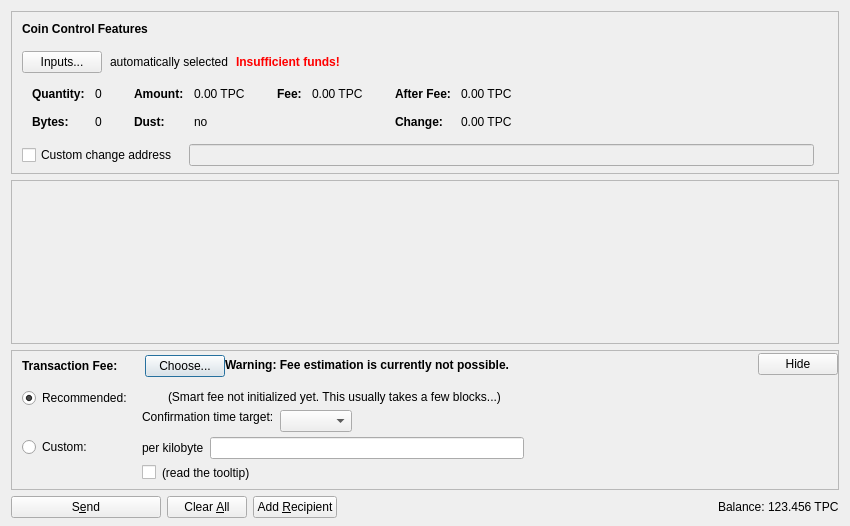
<?xml version="1.0" encoding="UTF-8"?>
<ui version="4.0">
 <class>SendCoinsDialog</class>
 <widget class="QDialog" name="SendCoinsDialog">
  <property name="geometry">
   <rect>
    <x>0</x>
    <y>0</y>
    <width>850</width>
    <height>526</height>
   </rect>
  </property>
  <property name="windowTitle">
   <string>Send Coins</string>
  </property>
  <layout class="QVBoxLayout" name="verticalLayout" stretch="0,1,0,0">
   <property name="bottomMargin">
    <number>8</number>
   </property>
   <item>
    <widget class="QFrame" name="frameCoinControl">
     <property name="sizePolicy">
      <sizepolicy hsizetype="Expanding" vsizetype="Expanding">
       <horstretch>0</horstretch>
       <verstretch>0</verstretch>
      </sizepolicy>
     </property>
     <property name="maximumSize">
      <size>
       <width>16777215</width>
       <height>16777215</height>
      </size>
     </property>
     <property name="frameShape">
      <enum>QFrame::StyledPanel</enum>
     </property>
     <property name="frameShadow">
      <enum>QFrame::Sunken</enum>
     </property>
     <layout class="QVBoxLayout" name="verticalLayoutCoinControl2">
      <property name="spacing">
       <number>0</number>
      </property>
      <property name="leftMargin">
       <number>0</number>
      </property>
      <property name="topMargin">
       <number>0</number>
      </property>
      <property name="rightMargin">
       <number>0</number>
      </property>
      <property name="bottomMargin">
       <number>6</number>
      </property>
      <item>
       <layout class="QVBoxLayout" name="verticalLayoutCoinControl" stretch="0,0,0,0,1">
        <property name="spacing">
         <number>0</number>
        </property>
        <property name="leftMargin">
         <number>10</number>
        </property>
        <property name="topMargin">
         <number>10</number>
        </property>
        <item>
         <layout class="QHBoxLayout" name="horizontalLayoutCoinControl1">
          <property name="bottomMargin">
           <number>15</number>
          </property>
          <item>
           <widget class="QLabel" name="labelCoinControlFeatures">
            <property name="sizePolicy">
             <sizepolicy hsizetype="Preferred" vsizetype="Maximum">
              <horstretch>0</horstretch>
              <verstretch>0</verstretch>
             </sizepolicy>
            </property>
            <property name="font">
             <font>
              <weight>75</weight>
              <bold>true</bold>
             </font>
            </property>
            <property name="styleSheet">
             <string notr="true">font-weight:bold;</string>
            </property>
            <property name="text">
             <string>Coin Control Features</string>
            </property>
           </widget>
          </item>
         </layout>
        </item>
        <item>
         <layout class="QHBoxLayout" name="horizontalLayoutCoinControl2" stretch="0,0,0,0">
          <property name="spacing">
           <number>8</number>
          </property>
          <property name="bottomMargin">
           <number>10</number>
          </property>
          <item>
           <widget class="QPushButton" name="pushButtonCoinControl">
            <property name="styleSheet">
             <string notr="true"/>
            </property>
            <property name="text">
             <string>Inputs...</string>
            </property>
            <property name="autoDefault">
             <bool>false</bool>
            </property>
           </widget>
          </item>
          <item>
           <widget class="QLabel" name="labelCoinControlAutomaticallySelected">
            <property name="text">
             <string>automatically selected</string>
            </property>
            <property name="margin">
             <number>5</number>
            </property>
           </widget>
          </item>
          <item>
           <widget class="QLabel" name="labelCoinControlInsuffFunds">
            <property name="font">
             <font>
              <weight>75</weight>
              <bold>true</bold>
             </font>
            </property>
            <property name="styleSheet">
             <string notr="true">color:red;font-weight:bold;</string>
            </property>
            <property name="text">
             <string>Insufficient funds!</string>
            </property>
            <property name="margin">
             <number>5</number>
            </property>
           </widget>
          </item>
          <item>
           <spacer name="horizontalSpacerCoinControl">
            <property name="orientation">
             <enum>Qt::Horizontal</enum>
            </property>
            <property name="sizeHint" stdset="0">
             <size>
              <width>40</width>
              <height>1</height>
             </size>
            </property>
           </spacer>
          </item>
         </layout>
        </item>
        <item>
         <widget class="QWidget" name="widgetCoinControl" native="true">
          <property name="sizePolicy">
           <sizepolicy hsizetype="Preferred" vsizetype="Preferred">
            <horstretch>0</horstretch>
            <verstretch>0</verstretch>
           </sizepolicy>
          </property>
          <property name="minimumSize">
           <size>
            <width>0</width>
            <height>0</height>
           </size>
          </property>
          <property name="styleSheet">
           <string notr="true"/>
          </property>
          <layout class="QHBoxLayout" name="horizontalLayoutCoinControl5">
           <property name="leftMargin">
            <number>0</number>
           </property>
           <property name="topMargin">
            <number>0</number>
           </property>
           <property name="rightMargin">
            <number>0</number>
           </property>
           <property name="bottomMargin">
            <number>0</number>
           </property>
           <item>
            <layout class="QHBoxLayout" name="horizontalLayoutCoinControl3" stretch="0,0,0,1">
             <property name="spacing">
              <number>20</number>
             </property>
             <property name="topMargin">
              <number>0</number>
             </property>
             <property name="bottomMargin">
              <number>10</number>
             </property>
             <item>
              <layout class="QFormLayout" name="formLayoutCoinControl1">
               <property name="horizontalSpacing">
                <number>10</number>
               </property>
               <property name="verticalSpacing">
                <number>14</number>
               </property>
               <property name="leftMargin">
                <number>10</number>
               </property>
               <property name="topMargin">
                <number>4</number>
               </property>
               <property name="rightMargin">
                <number>6</number>
               </property>
               <item row="0" column="0">
                <widget class="QLabel" name="labelCoinControlQuantityText">
                 <property name="font">
                  <font>
                   <weight>75</weight>
                   <bold>true</bold>
                  </font>
                 </property>
                 <property name="text">
                  <string>Quantity:</string>
                 </property>
                 <property name="margin">
                  <number>0</number>
                 </property>
                </widget>
               </item>
               <item row="0" column="1">
                <widget class="QLabel" name="labelCoinControlQuantity">
                 <property name="cursor">
                  <cursorShape>IBeamCursor</cursorShape>
                 </property>
                 <property name="contextMenuPolicy">
                  <enum>Qt::ActionsContextMenu</enum>
                 </property>
                 <property name="text">
                  <string notr="true">0</string>
                 </property>
                 <property name="margin">
                  <number>0</number>
                 </property>
                 <property name="textInteractionFlags">
                  <set>Qt::LinksAccessibleByMouse|Qt::TextSelectableByKeyboard|Qt::TextSelectableByMouse</set>
                 </property>
                </widget>
               </item>
               <item row="1" column="0">
                <widget class="QLabel" name="labelCoinControlBytesText">
                 <property name="font">
                  <font>
                   <weight>75</weight>
                   <bold>true</bold>
                  </font>
                 </property>
                 <property name="text">
                  <string>Bytes:</string>
                 </property>
                </widget>
               </item>
               <item row="1" column="1">
                <widget class="QLabel" name="labelCoinControlBytes">
                 <property name="cursor">
                  <cursorShape>IBeamCursor</cursorShape>
                 </property>
                 <property name="contextMenuPolicy">
                  <enum>Qt::ActionsContextMenu</enum>
                 </property>
                 <property name="text">
                  <string notr="true">0</string>
                 </property>
                 <property name="textInteractionFlags">
                  <set>Qt::LinksAccessibleByMouse|Qt::TextSelectableByKeyboard|Qt::TextSelectableByMouse</set>
                 </property>
                </widget>
               </item>
              </layout>
             </item>
             <item>
              <layout class="QFormLayout" name="formLayoutCoinControl2">
               <property name="horizontalSpacing">
                <number>10</number>
               </property>
               <property name="verticalSpacing">
                <number>14</number>
               </property>
               <property name="leftMargin">
                <number>6</number>
               </property>
               <property name="topMargin">
                <number>4</number>
               </property>
               <property name="rightMargin">
                <number>6</number>
               </property>
               <item row="0" column="0">
                <widget class="QLabel" name="labelCoinControlAmountText">
                 <property name="font">
                  <font>
                   <weight>75</weight>
                   <bold>true</bold>
                  </font>
                 </property>
                 <property name="text">
                  <string>Amount:</string>
                 </property>
                 <property name="margin">
                  <number>0</number>
                 </property>
                </widget>
               </item>
               <item row="0" column="1">
                <widget class="QLabel" name="labelCoinControlAmount">
                 <property name="cursor">
                  <cursorShape>IBeamCursor</cursorShape>
                 </property>
                 <property name="contextMenuPolicy">
                  <enum>Qt::ActionsContextMenu</enum>
                 </property>
                 <property name="text">
                  <string notr="true">0.00 TPC</string>
                 </property>
                 <property name="textInteractionFlags">
                  <set>Qt::LinksAccessibleByMouse|Qt::TextSelectableByKeyboard|Qt::TextSelectableByMouse</set>
                 </property>
                </widget>
               </item>
               <item row="1" column="0">
                <widget class="QLabel" name="labelCoinControlLowOutputText">
                 <property name="font">
                  <font>
                   <weight>75</weight>
                   <bold>true</bold>
                  </font>
                 </property>
                 <property name="text">
                  <string>Dust:</string>
                 </property>
                </widget>
               </item>
               <item row="1" column="1">
                <widget class="QLabel" name="labelCoinControlLowOutput">
                 <property name="cursor">
                  <cursorShape>IBeamCursor</cursorShape>
                 </property>
                 <property name="contextMenuPolicy">
                  <enum>Qt::ActionsContextMenu</enum>
                 </property>
                 <property name="text">
                  <string notr="true">no</string>
                 </property>
                 <property name="textInteractionFlags">
                  <set>Qt::LinksAccessibleByMouse|Qt::TextSelectableByKeyboard|Qt::TextSelectableByMouse</set>
                 </property>
                </widget>
               </item>
              </layout>
             </item>
             <item>
              <layout class="QFormLayout" name="formLayoutCoinControl3">
               <property name="horizontalSpacing">
                <number>10</number>
               </property>
               <property name="verticalSpacing">
                <number>14</number>
               </property>
               <property name="leftMargin">
                <number>6</number>
               </property>
               <property name="topMargin">
                <number>4</number>
               </property>
               <property name="rightMargin">
                <number>6</number>
               </property>
               <item row="0" column="0">
                <widget class="QLabel" name="labelCoinControlFeeText">
                 <property name="font">
                  <font>
                   <weight>75</weight>
                   <bold>true</bold>
                  </font>
                 </property>
                 <property name="text">
                  <string>Fee:</string>
                 </property>
                 <property name="margin">
                  <number>0</number>
                 </property>
                </widget>
               </item>
               <item row="0" column="1">
                <widget class="QLabel" name="labelCoinControlFee">
                 <property name="cursor">
                  <cursorShape>IBeamCursor</cursorShape>
                 </property>
                 <property name="contextMenuPolicy">
                  <enum>Qt::ActionsContextMenu</enum>
                 </property>
                 <property name="text">
                  <string notr="true">0.00 TPC</string>
                 </property>
                 <property name="textInteractionFlags">
                  <set>Qt::LinksAccessibleByMouse|Qt::TextSelectableByKeyboard|Qt::TextSelectableByMouse</set>
                 </property>
                </widget>
               </item>
              </layout>
             </item>
             <item>
              <layout class="QFormLayout" name="formLayoutCoinControl4">
               <property name="horizontalSpacing">
                <number>10</number>
               </property>
               <property name="verticalSpacing">
                <number>14</number>
               </property>
               <property name="leftMargin">
                <number>6</number>
               </property>
               <property name="topMargin">
                <number>4</number>
               </property>
               <property name="rightMargin">
                <number>6</number>
               </property>
               <item row="0" column="0">
                <widget class="QLabel" name="labelCoinControlAfterFeeText">
                 <property name="font">
                  <font>
                   <weight>75</weight>
                   <bold>true</bold>
                  </font>
                 </property>
                 <property name="text">
                  <string>After Fee:</string>
                 </property>
                 <property name="margin">
                  <number>0</number>
                 </property>
                </widget>
               </item>
               <item row="0" column="1">
                <widget class="QLabel" name="labelCoinControlAfterFee">
                 <property name="cursor">
                  <cursorShape>IBeamCursor</cursorShape>
                 </property>
                 <property name="contextMenuPolicy">
                  <enum>Qt::ActionsContextMenu</enum>
                 </property>
                 <property name="text">
                  <string notr="true">0.00 TPC</string>
                 </property>
                 <property name="textInteractionFlags">
                  <set>Qt::LinksAccessibleByMouse|Qt::TextSelectableByKeyboard|Qt::TextSelectableByMouse</set>
                 </property>
                </widget>
               </item>
               <item row="1" column="0">
                <widget class="QLabel" name="labelCoinControlChangeText">
                 <property name="font">
                  <font>
                   <weight>75</weight>
                   <bold>true</bold>
                  </font>
                 </property>
                 <property name="text">
                  <string>Change:</string>
                 </property>
                </widget>
               </item>
               <item row="1" column="1">
                <widget class="QLabel" name="labelCoinControlChange">
                 <property name="cursor">
                  <cursorShape>IBeamCursor</cursorShape>
                 </property>
                 <property name="contextMenuPolicy">
                  <enum>Qt::ActionsContextMenu</enum>
                 </property>
                 <property name="text">
                  <string notr="true">0.00 TPC</string>
                 </property>
                 <property name="textInteractionFlags">
                  <set>Qt::LinksAccessibleByMouse|Qt::TextSelectableByKeyboard|Qt::TextSelectableByMouse</set>
                 </property>
                </widget>
               </item>
              </layout>
             </item>
            </layout>
           </item>
          </layout>
         </widget>
        </item>
        <item>
         <layout class="QHBoxLayout" name="horizontalLayoutCoinControl4" stretch="0,0,0">
          <property name="spacing">
           <number>12</number>
          </property>
          <property name="sizeConstraint">
           <enum>QLayout::SetDefaultConstraint</enum>
          </property>
          <property name="topMargin">
           <number>5</number>
          </property>
          <property name="rightMargin">
           <number>5</number>
          </property>
          <item>
           <widget class="QCheckBox" name="checkBoxCoinControlChange">
            <property name="toolTip">
             <string>If this is activated, but the change address is empty or invalid, change will be sent to a newly generated address.</string>
            </property>
            <property name="text">
             <string>Custom change address</string>
            </property>
           </widget>
          </item>
          <item>
           <widget class="QValidatedLineEdit" name="lineEditCoinControlChange">
            <property name="enabled">
             <bool>false</bool>
            </property>
            <property name="sizePolicy">
             <sizepolicy hsizetype="Expanding" vsizetype="Fixed">
              <horstretch>0</horstretch>
              <verstretch>0</verstretch>
             </sizepolicy>
            </property>
           </widget>
          </item>
          <item>
           <widget class="QLabel" name="labelCoinControlChangeLabel">
            <property name="sizePolicy">
             <sizepolicy hsizetype="Preferred" vsizetype="Expanding">
              <horstretch>0</horstretch>
              <verstretch>0</verstretch>
             </sizepolicy>
            </property>
            <property name="minimumSize">
             <size>
              <width>0</width>
              <height>0</height>
             </size>
            </property>
            <property name="text">
             <string/>
            </property>
            <property name="margin">
             <number>3</number>
            </property>
           </widget>
          </item>
         </layout>
        </item>
        <item>
         <spacer name="verticalSpacerCoinControl">
          <property name="orientation">
           <enum>Qt::Vertical</enum>
          </property>
          <property name="sizeHint" stdset="0">
           <size>
            <width>800</width>
            <height>1</height>
           </size>
          </property>
         </spacer>
        </item>
       </layout>
      </item>
     </layout>
    </widget>
   </item>
   <item>
    <widget class="QScrollArea" name="scrollArea">
     <property name="widgetResizable">
      <bool>true</bool>
     </property>
     <widget class="QWidget" name="scrollAreaWidgetContents">
      <property name="geometry">
       <rect>
        <x>0</x>
        <y>0</y>
        <width>830</width>
        <height>104</height>
       </rect>
      </property>
      <layout class="QVBoxLayout" name="verticalLayout_2" stretch="0,1">
       <property name="leftMargin">
        <number>0</number>
       </property>
       <property name="topMargin">
        <number>0</number>
       </property>
       <property name="rightMargin">
        <number>0</number>
       </property>
       <property name="bottomMargin">
        <number>0</number>
       </property>
       <item>
        <layout class="QVBoxLayout" name="entries">
         <property name="spacing">
          <number>6</number>
         </property>
        </layout>
       </item>
       <item>
        <spacer name="verticalSpacer">
         <property name="orientation">
          <enum>Qt::Vertical</enum>
         </property>
         <property name="sizeHint" stdset="0">
          <size>
           <width>20</width>
           <height>40</height>
          </size>
         </property>
        </spacer>
       </item>
      </layout>
     </widget>
    </widget>
   </item>
   <item>
    <widget class="QFrame" name="frameFee">
     <property name="sizePolicy">
      <sizepolicy hsizetype="Expanding" vsizetype="Expanding">
       <horstretch>0</horstretch>
       <verstretch>0</verstretch>
      </sizepolicy>
     </property>
     <property name="maximumSize">
      <size>
       <width>16777215</width>
       <height>16777215</height>
      </size>
     </property>
     <property name="frameShape">
      <enum>QFrame::StyledPanel</enum>
     </property>
     <property name="frameShadow">
      <enum>QFrame::Sunken</enum>
     </property>
     <layout class="QVBoxLayout" name="verticalLayoutFee1">
      <property name="spacing">
       <number>0</number>
      </property>
      <property name="leftMargin">
       <number>0</number>
      </property>
      <property name="topMargin">
       <number>0</number>
      </property>
      <property name="rightMargin">
       <number>0</number>
      </property>
      <property name="bottomMargin">
       <number>0</number>
      </property>
      <item>
       <layout class="QVBoxLayout" name="verticalLayoutFee2" stretch="0,0,0">
        <property name="spacing">
         <number>0</number>
        </property>
        <property name="leftMargin">
         <number>10</number>
        </property>
        <property name="topMargin">
         <number>0</number>
        </property>
        <item>
         <layout class="QHBoxLayout" name="horizontalLayoutFee1">
          <property name="bottomMargin">
           <number>0</number>
          </property>
          <item>
           <layout class="QVBoxLayout" name="verticalLayoutFee7">
            <property name="spacing">
             <number>0</number>
            </property>
            <item>
             <spacer name="verticalSpacerSmartFee">
              <property name="orientation">
               <enum>Qt::Vertical</enum>
              </property>
              <property name="sizeType">
               <enum>QSizePolicy::Fixed</enum>
              </property>
              <property name="sizeHint" stdset="0">
               <size>
                <width>1</width>
                <height>4</height>
               </size>
              </property>
             </spacer>
            </item>
            <item>
             <layout class="QHBoxLayout" name="horizontalLayoutSmartFee">
              <property name="spacing">
               <number>10</number>
              </property>
              <item>
               <widget class="QLabel" name="labelFeeHeadline">
                <property name="sizePolicy">
                 <sizepolicy hsizetype="Preferred" vsizetype="Maximum">
                  <horstretch>0</horstretch>
                  <verstretch>0</verstretch>
                 </sizepolicy>
                </property>
                <property name="font">
                 <font>
                  <weight>75</weight>
                  <bold>true</bold>
                 </font>
                </property>
                <property name="styleSheet">
                 <string notr="true">font-weight:bold;</string>
                </property>
                <property name="text">
                 <string>Transaction Fee:</string>
                </property>
               </widget>
              </item>
              <item>
               <widget class="QLabel" name="labelFeeMinimized">
                <property name="text">
                 <string/>
                </property>
               </widget>
              </item>
              <item>
               <widget class="QPushButton" name="buttonChooseFee">
                <property name="text">
                 <string>Choose...</string>
                </property>
               </widget>
              </item>
             </layout>
            </item>
            <item>
             <spacer name="verticalSpacer_5">
              <property name="orientation">
               <enum>Qt::Vertical</enum>
              </property>
              <property name="sizeHint" stdset="0">
               <size>
                <width>1</width>
                <height>1</height>
               </size>
              </property>
             </spacer>
            </item>
           </layout>
          </item>
          <item>
           <widget class="QLabel" name="fallbackFeeWarningLabel">
            <property name="toolTip">
             <string>Using the fallbackfee can result in sending a transaction that will take several hours or days (or never) to confirm. Consider choosing your fee manually or wait until you have validated the complete chain.</string>
            </property>
            <property name="font">
            <font>
                <weight>75</weight>
                <bold>true</bold>
            </font>
            </property>
            <property name="text">
             <string>Warning: Fee estimation is currently not possible.</string>
            </property>
            <property name="wordWrap">
             <bool>false</bool>
            </property>
           </widget>
          </item>
          <item>
           <spacer name="horizontalSpacer_4">
            <property name="orientation">
             <enum>Qt::Horizontal</enum>
            </property>
            <property name="sizeType">
             <enum>QSizePolicy::MinimumExpanding</enum>
            </property>
            <property name="sizeHint" stdset="0">
             <size>
              <width>40</width>
              <height>20</height>
             </size>
            </property>
           </spacer>
          </item>
          <item>
           <widget class="QPushButton" name="buttonMinimizeFee">
            <property name="toolTip">
             <string>collapse fee-settings</string>
            </property>
            <property name="text">
             <string>Hide</string>
            </property>
           </widget>
          </item>
         </layout>
        </item>
        <item>
         <widget class="QFrame" name="frameFeeSelection">
          <layout class="QVBoxLayout" name="verticalLayoutFee12">
           <property name="spacing">
            <number>0</number>
           </property>
           <property name="leftMargin">
            <number>0</number>
           </property>
           <property name="topMargin">
            <number>0</number>
           </property>
           <property name="rightMargin">
            <number>0</number>
           </property>
           <property name="bottomMargin">
            <number>0</number>
           </property>
           <item>
            <layout class="QGridLayout" name="gridLayoutFee">
             <property name="topMargin">
              <number>10</number>
             </property>
             <property name="bottomMargin">
              <number>4</number>
             </property>
             <property name="horizontalSpacing">
              <number>10</number>
             </property>
             <property name="verticalSpacing">
              <number>4</number>
             </property>
             <item row="1" column="1">
              <layout class="QVBoxLayout" name="verticalLayoutFee8">
               <property name="spacing">
                <number>6</number>
               </property>
               <item>
                <layout class="QHBoxLayout" name="horizontalLayoutFee13">
                 <item>
                  <widget class="QLabel" name="labelCustomPerKilobyte">
                   <property name="toolTip">
                    <string>If the custom fee is set to 1000 satoshis and the transaction is only 250 bytes, then &quot;per kilobyte&quot; only pays 250 satoshis in fee, while &quot;total at least&quot; pays 1000 satoshis. For transactions bigger than a kilobyte both pay by kilobyte.</string>
                   </property>
                   <property name="text">
                    <string>per kilobyte</string>
                   </property>
                  </widget>
                 </item>
                 <item>
                  <widget class="BitcoinAmountField" name="customFee"/>
                 </item>
                 <item>
                  <spacer name="horizontalSpacer_6">
                   <property name="orientation">
                    <enum>Qt::Horizontal</enum>
                   </property>
                   <property name="sizeHint" stdset="0">
                    <size>
                     <width>1</width>
                     <height>1</height>
                    </size>
                   </property>
                  </spacer>
                 </item>
                </layout>
               </item>
               <item>
                <layout class="QHBoxLayout" name="horizontalLayoutFee8">
                 <item>
                  <widget class="QCheckBox" name="checkBoxMinimumFee">
                   <property name="toolTip">
                    <string>Paying only the minimum fee is just fine as long as there is less transaction volume than space in the blocks. But be aware that this can end up in a never confirming transaction once there is more demand for tipycoin transactions than the network can process.</string>
                   </property>
                   <property name="text">
                    <string/>
                   </property>
                  </widget>
                 </item>
                 <item>
                  <widget class="QLabel" name="labelMinFeeWarning">
                   <property name="enabled">
                    <bool>true</bool>
                   </property>
                   <property name="toolTip">
                    <string>Paying only the minimum fee is just fine as long as there is less transaction volume than space in the blocks. But be aware that this can end up in a never confirming transaction once there is more demand for tipycoin transactions than the network can process.</string>
                   </property>
                   <property name="text">
                    <string>(read the tooltip)</string>
                   </property>
                   <property name="margin">
                    <number>5</number>
                   </property>
                  </widget>
                 </item>
                 <item>
                  <spacer name="horizontalSpacer_2">
                   <property name="orientation">
                    <enum>Qt::Horizontal</enum>
                   </property>
                   <property name="sizeHint" stdset="0">
                    <size>
                     <width>1</width>
                     <height>1</height>
                    </size>
                   </property>
                  </spacer>
                 </item>
                </layout>
               </item>
              </layout>
             </item>
             <item row="0" column="0">
              <layout class="QVBoxLayout" name="verticalLayoutFee4" stretch="0,1">
               <item>
                <widget class="QRadioButton" name="radioSmartFee">
                 <property name="text">
                  <string>Recommended:</string>
                 </property>
                 <property name="checked">
                  <bool>true</bool>
                 </property>
                 <attribute name="buttonGroup">
                  <string notr="true">groupFee</string>
                 </attribute>
                </widget>
               </item>
               <item>
                <spacer name="verticalSpacer_2">
                 <property name="orientation">
                  <enum>Qt::Vertical</enum>
                 </property>
                 <property name="sizeHint" stdset="0">
                  <size>
                   <width>1</width>
                   <height>1</height>
                  </size>
                 </property>
                </spacer>
               </item>
              </layout>
             </item>
             <item row="1" column="0">
              <layout class="QVBoxLayout" name="verticalLayoutFee9" stretch="0,1">
               <item>
                <widget class="QRadioButton" name="radioCustomFee">
                 <property name="text">
                  <string>Custom:</string>
                 </property>
                 <attribute name="buttonGroup">
                  <string notr="true">groupFee</string>
                 </attribute>
                </widget>
               </item>
               <item>
                <spacer name="verticalSpacer_6">
                 <property name="orientation">
                  <enum>Qt::Vertical</enum>
                 </property>
                 <property name="sizeHint" stdset="0">
                  <size>
                   <width>1</width>
                   <height>1</height>
                  </size>
                 </property>
                </spacer>
               </item>
              </layout>
             </item>
             <item row="0" column="1">
              <layout class="QVBoxLayout" name="verticalLayoutFee3" stretch="0,0,1">
               <property name="spacing">
                <number>6</number>
               </property>
               <property name="topMargin">
                <number>2</number>
               </property>
               <item>
                <layout class="QHBoxLayout" name="horizontalLayoutFee12">
                 <item>
                  <widget class="QLabel" name="labelSmartFee">
                   <property name="text">
                    <string/>
                   </property>
                   <property name="margin">
                    <number>2</number>
                   </property>
                  </widget>
                 </item>
                 <item>
                  <widget class="QLabel" name="labelFeeEstimation">
                   <property name="text">
                    <string/>
                   </property>
                  </widget>
                 </item>
                 <item>
                  <widget class="QLabel" name="labelSmartFee2">
                   <property name="text">
                    <string>(Smart fee not initialized yet. This usually takes a few blocks...)</string>
                   </property>
                   <property name="margin">
                    <number>2</number>
                   </property>
                  </widget>
                 </item>
                 <item>
                  <spacer name="horizontalSpacer_5">
                   <property name="orientation">
                    <enum>Qt::Horizontal</enum>
                   </property>
                   <property name="sizeHint" stdset="0">
                    <size>
                     <width>1</width>
                     <height>1</height>
                    </size>
                   </property>
                  </spacer>
                 </item>
                </layout>
               </item>
               <item>
                <layout class="QHBoxLayout" name="horizontalLayoutFee9">
                 <item>
                  <layout class="QVBoxLayout" name="verticalLayoutFee6">
                   <item>
                    <widget class="QLabel" name="labelSmartFee3">
                     <property name="text">
                      <string>Confirmation time target:</string>
                     </property>
                     <property name="margin">
                      <number>2</number>
                     </property>
                    </widget>
                   </item>
                   <item>
                    <spacer name="verticalSpacer_3">
                     <property name="orientation">
                      <enum>Qt::Vertical</enum>
                     </property>
                     <property name="sizeHint" stdset="0">
                      <size>
                       <width>1</width>
                       <height>1</height>
                      </size>
                     </property>
                    </spacer>
                   </item>
                  </layout>
                 </item>
                 <item>
                  <layout class="QVBoxLayout" name="verticalLayoutFee5">
                   <property name="rightMargin">
                    <number>30</number>
                   </property>
                   <item>
                    <layout class="QHBoxLayout" name="horizontalLayoutConfTarget">
                     <property name="bottomMargin">
                      <number>0</number>
                     </property>
                     <item>
                      <widget class="QComboBox" name="confTargetSelector"/>
                     </item>
                     <item>
                      <spacer name="horizontalSpacerConfTarget">
                       <property name="orientation">
                        <enum>Qt::Horizontal</enum>
                       </property>
                       <property name="sizeHint" stdset="0">
                        <size>
                         <width>40</width>
                         <height>20</height>
                        </size>
                       </property>
                      </spacer>
                     </item>
                    </layout>
                   </item>
                  </layout>
                 </item>
                </layout>
               </item>
               <item>
                <spacer name="verticalSpacer_4">
                 <property name="orientation">
                  <enum>Qt::Vertical</enum>
                 </property>
                 <property name="sizeHint" stdset="0">
                  <size>
                   <width>1</width>
                   <height>1</height>
                  </size>
                 </property>
                </spacer>
               </item>
              </layout>
             </item>
            </layout>
           </item>
          </layout>
         </widget>
        </item>
        <item>
         <spacer name="verticalSpacerFee">
          <property name="orientation">
           <enum>Qt::Vertical</enum>
          </property>
          <property name="sizeHint" stdset="0">
           <size>
            <width>40</width>
            <height>5</height>
           </size>
          </property>
         </spacer>
        </item>
       </layout>
      </item>
     </layout>
    </widget>
   </item>
   <item>
    <layout class="QHBoxLayout" name="horizontalLayout">
     <item>
      <widget class="QPushButton" name="sendButton">
       <property name="minimumSize">
        <size>
         <width>150</width>
         <height>0</height>
        </size>
       </property>
       <property name="toolTip">
        <string>Confirm the send action</string>
       </property>
       <property name="text">
        <string>S&amp;end</string>
       </property>
       <property name="icon">
        <iconset resource="../bitcoin.qrc">
         <normaloff>:/icons/send</normaloff>:/icons/send</iconset>
       </property>
       <property name="autoDefault">
        <bool>false</bool>
       </property>
       <property name="default">
        <bool>false</bool>
       </property>
      </widget>
     </item>
     <item>
      <widget class="QPushButton" name="clearButton">
       <property name="sizePolicy">
        <sizepolicy hsizetype="Minimum" vsizetype="Fixed">
         <horstretch>0</horstretch>
         <verstretch>0</verstretch>
        </sizepolicy>
       </property>
       <property name="toolTip">
        <string>Clear all fields of the form.</string>
       </property>
       <property name="text">
        <string>Clear &amp;All</string>
       </property>
       <property name="icon">
        <iconset resource="../bitcoin.qrc">
         <normaloff>:/icons/remove</normaloff>:/icons/remove</iconset>
       </property>
       <property name="autoDefault">
        <bool>false</bool>
       </property>
      </widget>
     </item>
     <item>
      <widget class="QPushButton" name="addButton">
       <property name="toolTip">
        <string>Send to multiple recipients at once</string>
       </property>
       <property name="text">
        <string>Add &amp;Recipient</string>
       </property>
       <property name="icon">
        <iconset resource="../bitcoin.qrc">
         <normaloff>:/icons/add</normaloff>:/icons/add</iconset>
       </property>
       <property name="autoDefault">
        <bool>false</bool>
       </property>
      </widget>
     </item>
     <item>
      <spacer name="horizontalSpacer">
       <property name="orientation">
        <enum>Qt::Horizontal</enum>
       </property>
       <property name="sizeHint" stdset="0">
        <size>
         <width>40</width>
         <height>20</height>
        </size>
       </property>
      </spacer>
     </item>
     <item>
      <layout class="QHBoxLayout" name="horizontalLayout_2">
       <property name="spacing">
        <number>3</number>
       </property>
       <item>
        <widget class="QLabel" name="label">
         <property name="sizePolicy">
          <sizepolicy hsizetype="Preferred" vsizetype="Fixed">
           <horstretch>0</horstretch>
           <verstretch>0</verstretch>
          </sizepolicy>
         </property>
         <property name="text">
          <string>Balance:</string>
         </property>
        </widget>
       </item>
       <item>
        <widget class="QLabel" name="labelBalance">
         <property name="sizePolicy">
          <sizepolicy hsizetype="Preferred" vsizetype="Fixed">
           <horstretch>0</horstretch>
           <verstretch>0</verstretch>
          </sizepolicy>
         </property>
         <property name="cursor">
          <cursorShape>IBeamCursor</cursorShape>
         </property>
         <property name="text">
          <string notr="true">123.456 TPC</string>
         </property>
         <property name="textInteractionFlags">
          <set>Qt::LinksAccessibleByMouse|Qt::TextSelectableByKeyboard|Qt::TextSelectableByMouse</set>
         </property>
        </widget>
       </item>
      </layout>
     </item>
    </layout>
   </item>
  </layout>
 </widget>
 <customwidgets>
  <customwidget>
   <class>QValidatedLineEdit</class>
   <extends>QLineEdit</extends>
   <header>qt/qvalidatedlineedit.h</header>
  </customwidget>
  <customwidget>
   <class>BitcoinAmountField</class>
   <extends>QLineEdit</extends>
   <header>qt/bitcoinamountfield.h</header>
   <container>1</container>
  </customwidget>
 </customwidgets>
 <resources>
  <include location="../bitcoin.qrc"/>
 </resources>
 <connections/>
 <buttongroups>
  <buttongroup name="groupFee"/>
 </buttongroups>
</ui>
